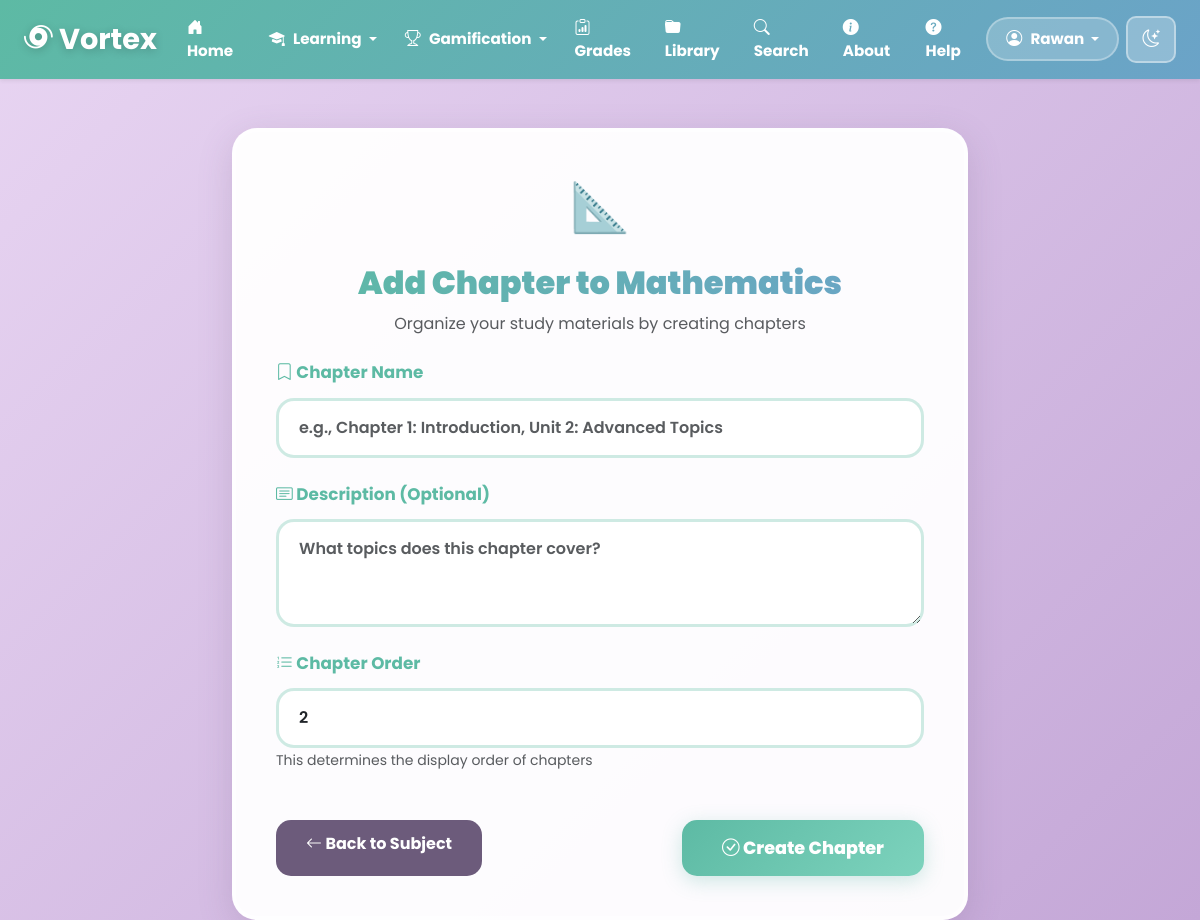
/subject/2/chapter/create (signed in), run on the app's committed database.
### models.py (models this page shows, shortened)
class User(UserMixin, db.Model):
    __tablename__ = 'user'
    id = db.Column(db.Integer, primary_key=True)
    username = db.Column(db.String(80), unique=True, nullable=False, index=True)
    email = db.Column(db.String(120), unique=True, nullable=False, index=True)
    password = db.Column(db.String(200), nullable=False)
    score = db.Column(db.Integer, default=0, index=True)
    level = db.Column(db.Integer, default=1)
    created_at = db.Column(db.DateTime, default=datetime.utcnow, index=True)
    uploads = db.relationship('Upload', backref='user', lazy='dynamic', cascade='all, delete-orphan')
    quiz_results = db.relationship('QuizResult', backref='user', lazy='dynamic', cascade='all, delete-orphan')
    battle_participations = db.relationship('BattleParticipant', backref='user', lazy='dynamic', cascade='all, delete-orphan')
    reviews = db.relationship('Review', backref='user', lazy='dynamic', cascade='all, delete-orphan')
    puzzle_games = db.relationship('PuzzleGame', backref='user', lazy='dynamic', cascade='all, delete-orphan')
    subjects = db.relationship('Subject', backref='user', lazy='dynamic', cascade='all, delete-orphan')

class Subject(db.Model):
    __tablename__ = 'subject'
    id = db.Column(db.Integer, primary_key=True)
    name = db.Column(db.String(100), nullable=False)
    description = db.Column(db.Text, nullable=True)
    icon = db.Column(db.String(50), default='📘')
    color = db.Column(db.String(20), default='#5DBAA4')
    user_id = db.Column(db.Integer, db.ForeignKey('user.id', ondelete='CASCADE'), nullable=False, index=True)
    created_at = db.Column(db.DateTime, default=datetime.utcnow, index=True)
    chapters = db.relationship('Chapter', backref='subject', lazy='dynamic', cascade='all, delete-orphan', order_by='Chapter.order')

### app.py (the view, shortened to what this page needs)
@app.route('/subject/<int:subject_id>/chapter/create', methods=['GET', 'POST'])
@login_required
def create_chapter(subject_id):
    subject = Subject.query.get_or_404(subject_id)
    if subject.user_id != current_user.id:
        flash('❌ You do not have access to this subject', 'danger')
        return redirect(url_for('subjects'))
    last_chapter = Chapter.query.filter_by(subject_id=subject_id).order_by(Chapter.order.desc()).first()
    next_order = (last_chapter.order + 1) if last_chapter else 1
    return render_template('create_chapter.html', subject=subject, next_order=next_order)

### app.py (called while the page is built)
@login_manager.user_loader
def load_user(user_id):
    return User.query.get(int(user_id))

### templates/create_chapter.html (shortened to what this page needs)
<!DOCTYPE html>
<html lang="en">
<head>
    <link href="https://cdn.jsdelivr.net/npm/bootstrap@5.3.2/dist/css/bootstrap.min.css" rel="stylesheet">
    <link href="https://cdn.jsdelivr.net/npm/bootstrap-icons/font/bootstrap-icons.css" rel="stylesheet">
</head>
<body class="light-mode">
{% include 'navbar.html' %}
<div class="container mt-5">
    <div class="row justify-content-center">
        <div class="col-md-8">
            <div class="card">
                <div class="text-center">
                    <div class="subject-badge">{{ subject.icon }}</div>
                    <h2 class="page-title">Add Chapter to {{ subject.name }}</h2>
                    <p class="text-muted mb-4">Organize your study materials by creating chapters</p>
                </div>
                <form method="POST">
                    <div class="mb-4">
                        <label class="form-label">
                            <i class="bi bi-bookmark"></i> Chapter Name
                        </label>
                        <input type="text" name="name" class="form-control"
                               placeholder="e.g., Chapter 1: Introduction, Unit 2: Advanced Topics"
                               required maxlength="150">
                    </div>
                    <div class="mb-4">
                        <label class="form-label">
                            <i class="bi bi-card-text"></i> Description (Optional)
                        </label>
                        <textarea name="description" class="form-control" rows="3"
                                  placeholder="What topics does this chapter cover?"></textarea>
                    </div>
                    <div class="mb-4">
                        <label class="form-label">
                            <i class="bi bi-list-ol"></i> Chapter Order
                        </label>
                        <input type="number" name="order" class="form-control"
                               value="{{ next_order }}" min="1" required>
                        <small class="text-muted">
                            This determines the display order of chapters
                        </small>
                    </div>
                    <div class="d-flex justify-content-between mt-5">
                        <a href="{{ url_for('view_subject', subject_id=subject.id) }}" class="btn btn-back">
                            <i class="bi bi-arrow-left"></i> Back to Subject
                        </a>
                        <button type="submit" class="btn btn-submit">
                            <i class="bi bi-check-circle"></i> Create Chapter
                        </button>
                    </div>
                </form>
            </div>
        </div>
    </div>
</div>
</body>
</html>

### templates/navbar.html (shortened to what this page needs)
<nav class="navbar navbar-expand-lg px-4 shadow-sm">
    <a class="navbar-brand fw-bold" href="{{ url_for('home') }}">
        <i class="bi bi-hurricane"></i> Vortex
    </a>
    <div class="collapse navbar-collapse" id="navbarMenu">
        <ul class="navbar-nav ms-auto align-items-center">
            <li class="nav-item">
                <a class="nav-link" href="{{ url_for('home') }}">
                    <i class="bi bi-house-door-fill"></i> Home
                </a>
            </li>
            {% if current_user.is_authenticated %}
            <li class="nav-item dropdown">
                <a class="nav-link dropdown-toggle" href="#" id="learningDropdown"
                   role="button" data-bs-toggle="dropdown" aria-expanded="false">
                    <i class="bi bi-mortarboard-fill"></i> Learning
                </a>
            </li>
            <li class="nav-item dropdown">
                <a class="nav-link dropdown-toggle" href="#" id="gamificationDropdown"
                   role="button" data-bs-toggle="dropdown" aria-expanded="false">
                    <i class="bi bi-trophy"></i> Gamification
                </a>
            </li>
            <li class="nav-item">
                <a class="nav-link" href="{{ url_for('grading_center') }}">
                    <i class="bi bi-clipboard-data"></i> Grades
                </a>
            </li>
            <li class="nav-item">
                <a class="nav-link" href="{{ url_for('shared_library') }}">
                    <i class="bi bi-folder-fill"></i> Library
                </a>
            </li>
            <li class="nav-item">
                <a class="nav-link" href="{{ url_for('search') }}">
                    <i class="bi bi-search"></i> Search
                </a>
            </li>
            {% endif %}
            <li class="nav-item">
                <a class="nav-link" href="{{ url_for('about') }}">
                    <i class="bi bi-info-circle-fill"></i> About
                </a>
            </li>
            <li class="nav-item">
                <a class="nav-link" href="{{ url_for('help_page') }}">
                    <i class="bi bi-question-circle-fill"></i> Help
                </a>
            </li>
            {% if current_user.is_authenticated %}
            <li class="nav-item dropdown">
                <a class="nav-link dropdown-toggle user-dropdown" href="#" id="userDropdown"
                   role="button" data-bs-toggle="dropdown" aria-expanded="false">
                    <i class="bi bi-person-circle"></i> {{ current_user.username }}
                </a>
            </li>
            {% endif %}
            <li class="nav-item">
                <button id="toggle-mode" class="btn btn-mode">
                    <i class="bi bi-moon-stars"></i>
                </button>
            </li>
        </ul>
    </div>
</nav>

### templates/navbar.html (style rules this page uses)
.navbar { background: linear-gradient(135deg, #5DBAA4, #6BA3C8); transition: all 0.5s ease; box-shadow: 0 4px 20px rgba(93, 186, 164, 0.3); backdrop-filter: blur(10px); position: fixed !important; top: 0; left: 0; right: 0; z-index: 1050; }
body { padding-top: 80px; }
.navbar-brand { color: white !important; font-size: 1.8rem; font-weight: 900; text-shadow: 0 2px 10px rgba(0,0,0,0.2); transition: transform 0.3s ease; }
.navbar-brand i { animation: spin 3s linear infinite; }
.navbar-nav { gap: 0 !important; }
.nav-link { color: white !important; font-weight: 700; transition: all 0.3s ease; padding: 8px 12px !important; margin: 0 2px; border-radius: 10px; font-size: 0.95rem; }
.nav-link i { margin-right: 5px; font-size: 1rem; }
.user-dropdown { background: rgba(255,255,255,0.2); border-radius: 25px; padding: 8px 18px !important; border: 2px solid rgba(255,255,255,0.3); }
.btn-mode { background: rgba(255,255,255,0.25); border: 2px solid rgba(255,255,255,0.4); color: white; border-radius: 10px; padding: 8px 14px; transition: all 0.3s ease; font-size: 1.1rem; margin-left: 5px; }

### data on the page
User: username "Rawan"
Subject: icon "📐", name "Mathematics"
